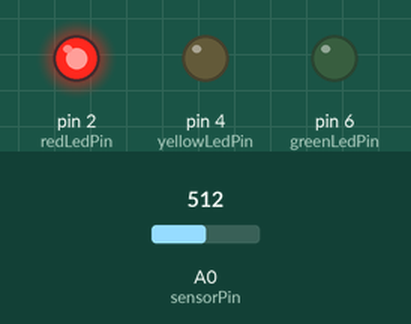
Recording of a sketch running on a simulated Arduino Uno, built with avr-gcc and run on an emulated ATmega328P. On the bench: output pins drawn as LEDs (lit = HIGH). The test bench sets the inputs (shaded band); at power-on: A0 (sensorPin) = 512.

Above: at 1.2 s.
1.3 s: A0 (sensorPin) set to 358
2.8 s: A0 (sensorPin) set to 339
At 3.5 s:
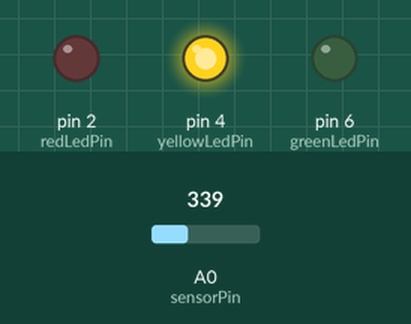
4.3 s: A0 (sensorPin) set to 320
At 4.6 s:
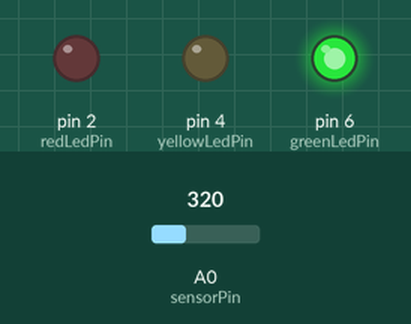
5.8 s: A0 (sensorPin) set to 340
At 7.0 s:
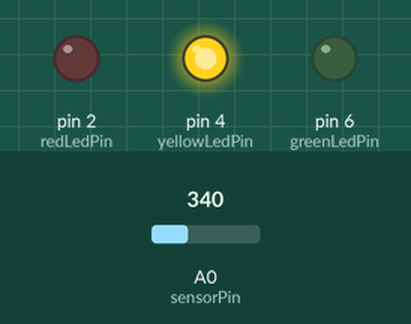
7.3 s: A0 (sensorPin) set to 306
At 8.1 s:
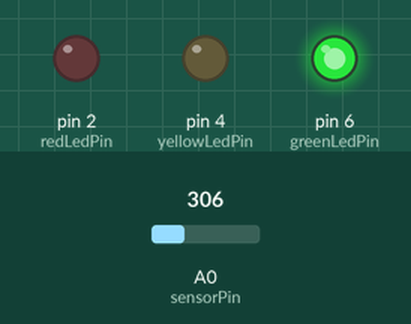
Timing chart, 0 to 9.8 s (numbered marks = the images above; inputs shaded):
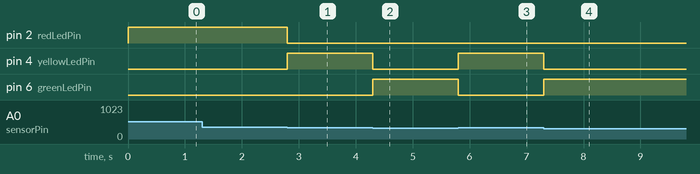

Measured:
- the behaviour switches between 346 and 345 on A0 (sensorPin) (found by bisection; images 0 and 1)
- after the input at 1.3 s, every drawn part: stays the same
- after the input at 2.8 s, pin 2 (redLedPin): HIGH → LOW at once; pin 4 (yellowLedPin): LOW → HIGH at once
- after the input at 4.3 s, pin 4 (yellowLedPin): HIGH → LOW at once; pin 6 (greenLedPin): LOW → HIGH at once
- after the input at 5.8 s, pin 4 (yellowLedPin): LOW → HIGH at once; pin 6 (greenLedPin): HIGH → LOW at once
- after the input at 7.3 s, pin 4 (yellowLedPin): HIGH → LOW at once; pin 6 (greenLedPin): LOW → HIGH at once

The sketch:

water-level-sensor.ino
```cpp
/* Code written by Adrien Louvrier, 14/01/2021
 *
 * Objective : Turn on leds according to the level of water
 * Card used : Arduino Uno
 *
 * Electronic circuit
 *
 * input :
 *  - water level sensor (S -> A0, Vcc -> 5V, grd -> grd)
 *
 * output :
 *  - red led with 330 Omhs resistance (Vcc -> 2, grd -> grd)
 *  - yellow led with 330 Omhs resistance (Vcc -> 3, grd -> grd)
 *  - green led with 330 Omhs resistance (Vcc -> 4, grd -> grd)
 */

#define sensorPin A0 // water level sensor

#define redLedPin 2 // leds pins
#define yellowLedPin 4
#define greenLedPin 6

void setup() {
  pinMode(redLedPin, OUTPUT); // Setup the leds pins in output mode
  pinMode(yellowLedPin, OUTPUT);
  pinMode(greenLedPin, OUTPUT);
}

void loop() {
  int sensorValue = analogRead(sensorPin); // Reading the water level sensor pin

  // Level 1 : turn on green led if (SensorValue <= 330)
  if (sensorValue <= 330) {
    digitalWrite(greenLedPin, HIGH);
    digitalWrite(yellowLedPin, LOW);
    digitalWrite(redLedPin, LOW);
  }

  // Level 2 : turn on red led if 330 < SensorValue <= 345
  if (sensorValue > 330 && sensorValue <= 345) {
    digitalWrite(greenLedPin, LOW);
    digitalWrite(yellowLedPin, HIGH);
    digitalWrite(redLedPin, LOW);
  }

  // Level 3 : turn on red led if SensorValue > 345
  if (sensorValue > 345) {
    digitalWrite(greenLedPin, LOW);
    digitalWrite(yellowLedPin, LOW);
    digitalWrite(redLedPin, HIGH);
  }
}
```
